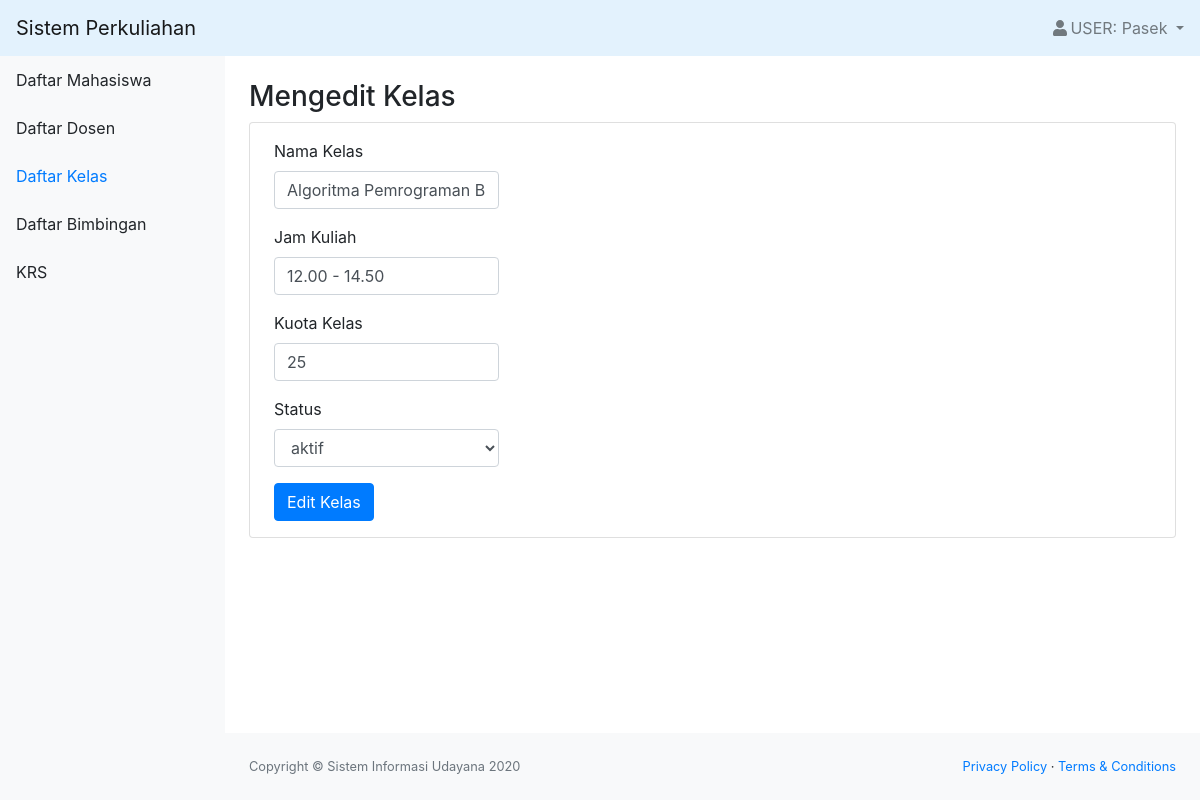
The app's page /edit_kelas.php?id_kelas=1 (signed in) with its own data.
### tables this page shows
CREATE TABLE `kelas` (
  `id_kelas` int(11) NOT NULL,
  `nama_kelas` varchar(100) NOT NULL,
  `jam_kuliah` varchar(20) NOT NULL,
  `kuota_kelas` int(11) NOT NULL,
  `id_dosen` int(11) NOT NULL,
  `status` varchar(20) NOT NULL
);

### edit_kelas.php (the view, shortened to what this page needs)
<?php
include "function.php";
$nama = $_SESSION['nama'];
$role = $_SESSION['id'];
$id_kelas = $_GET['id_kelas'];
$queryKRS = mysqli_query($koneksi, "SELECT * FROM kelas WHERE id_kelas = '$id_kelas'");
$krs = mysqli_fetch_assoc($queryKRS);
?>
<!DOCTYPE html>
<html lang="en">
    <head>
        <link href="css/styles.css" rel="stylesheet" />
        <link href="https://cdn.datatables.net/1.10.20/css/dataTables.bootstrap4.min.css" rel="stylesheet" />
    </head>
    <body class="sb-nav-fixed">
        <nav class="sb-topnav navbar navbar-light" style="background-color: #e3f2fd;">
            <a class="navbar-brand" href="index.php">Sistem Perkuliahan</a>
            <ul class="navbar-nav ml-auto">
                <li class="nav-item dropdown">
                    <a class="nav-link dropdown-toggle" id="userDropdown" href="#" role="button" data-toggle="dropdown" aria-haspopup="true" aria-expanded="false"><i class="fas fa-user fa-fw"></i>USER: <?= $nama; ?> </a>
                </li>
            </ul>
        </nav>
        <div id="layoutSidenav">
            <div id="layoutSidenav_nav">
                <nav class="sb-sidenav accordion sb-sidenav-light" id="sidenavAccordion">
                    <div class="sb-sidenav-menu">
                        <div class="nav">
                            <a class="nav-link" href="mahasiswa.php"
                                >
                                Daftar Mahasiswa</a
                            >
                            <a class="nav-link" href="dosen.php"
                                >
                                Daftar Dosen</a
                            >
                            <a class="nav-link active" href="kelas.php"
                                >
                                Daftar Kelas</a
                            >
                            <a class="nav-link" href="bimbingan.php"
                                >
                                Daftar Bimbingan</a
                            >
                            <?php if($role == "1") { ?>
                            <a class="nav-link" href="krs.php"
                                >
                                KRS</a>
                            <?php } ?>
                        </div>
                    </div>
                </nav>
            </div>
            <div id="layoutSidenav_content">
                <main>
                    <div class="container-fluid">
                        <h3 class="mt-4">Mengedit Kelas</h3>
                        <div class="card mb-4">
                            <form form action="function.php?act=editKelas&id_kelas=<?= $id_kelas; ?>" id="buat" method="POST" >
                                <div class="form-group ml-4 py-3 mb-0">
                                    <label for="namaKelas">Nama Kelas</label>
                                    <input type="text" class="form-control col-sm-3" id="namaKelas" name="namaKelas" value="<?= $krs['nama_kelas']; ?>">
                                </div>
                                <div class="form-group ml-4">
                                    <label for="jamKuliah">Jam Kuliah</label>
                                    <input type="text" class="form-control col-sm-3" id="jamKuliah" name="jamKuliah"  value="<?= $krs['jam_kuliah']; ?>">
                                </div>
                                <div class="form-group ml-4">
                                    <label for="kuotaKelas">Kuota Kelas</label>
                                    <input type="number" class="form-control col-sm-3" id="kuotaKelas" name="kuotaKelas"  value="<?= $krs['kuota_kelas']; ?>">
                                </div>
                                <div class="form-group ml-4 ">
                                    <label for="status" class="form-label">Status</label>
                                    <select name="status" id="status" class="form-control col-sm-3">
                                        <option value="<?= $krs['status']; ?>"><?= $krs['status']; ?></option>
                                    </select>
                                </div>
                                <input type="submit" name="buat_btn" id="buat" class="btn btn-primary ml-4 mb-3" value="Edit Kelas">
                            </form>
                        </div>
                    </div>
                </main>
                <footer class="py-4 bg-light mt-auto">
                    <div class="container-fluid">
                        <div class="d-flex align-items-center justify-content-between small">
                            <div class="text-muted">Copyright &copy; Sistem Informasi Udayana 2020</div>
                            <div>
                                <a href="#">Privacy Policy</a>
                                &middot;
                                <a href="#">Terms &amp; Conditions</a>
                            </div>
                        </div>
                    </div>
                </footer>
            </div>
        </div>
    </body>
</html>

### records on screen
kelas: namaKelas "Algoritma Pemrograman B", jamKuliah "12.00 - 14.50", kuotaKelas "25", status "aktif"

### other values on screen
$nama "Pasek"
